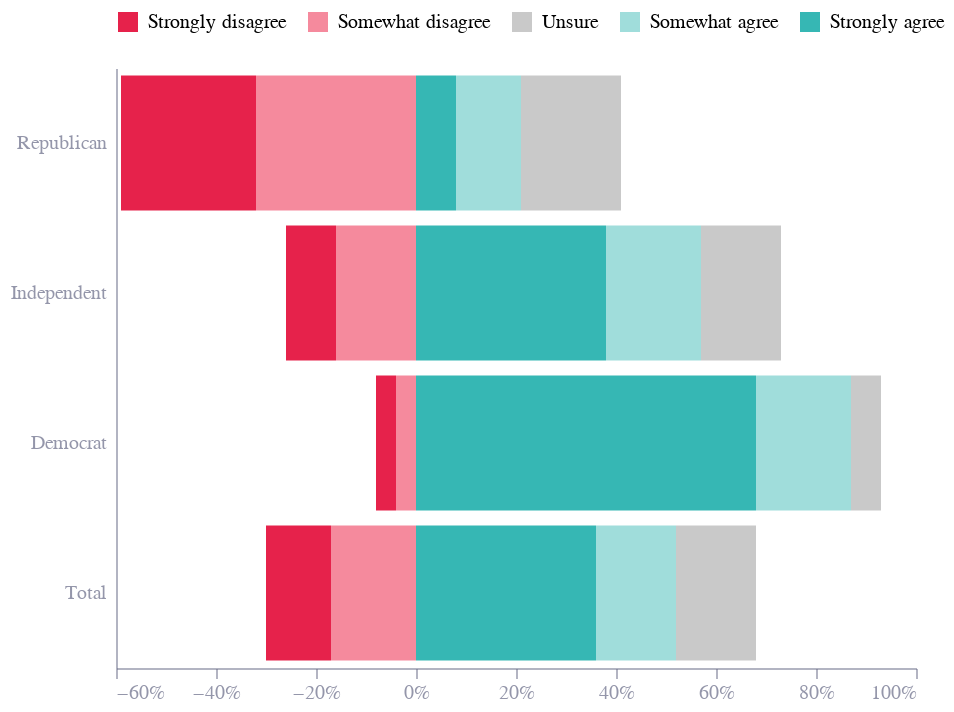

The notebook cell this image was saved under:
### Markdown cell above
# Ipsos: More harm then good

### Code cell
import altair as alt
import pandas as pd

# Read and reshape your data
df = pd.read_csv("data/ipsos_Increasing_tariffs_on_imported_goods_will_do_more_harm_than_good.csv")
df = df.replace("%", "", regex=True)
df = df.melt(id_vars=["Response"], var_name="group", value_name="value")
df.group = df.group.str.replace("\(.*\)", "", regex=True)
df['value'] = df['value'].astype(float) / 100

# Filter only relevant responses
df = df[df.Response.isin(["Strongly agree", "Somewhat agree", "Unsure", "Somewhat disagree", "Strongly disagree",])]

# Assign direction: positive (right) or negative (left) for centering
df["direction"] = df["Response"].map({
    "Strongly agree": 1,
    "Somewhat agree": 1,
    "Unsure": 1,
    "Somewhat disagree": -1,
    "Strongly disagree": -1
})
df["adjusted_value"] = df["value"] * df["direction"]

# Order for stacking
df["response_order"] = df["Response"].map({
    "Strongly disagree": 0,
    "Somewhat disagree": 1,
    "Unsure": 0,
    "Somewhat agree": 3,
    "Strongly agree": 4
})

# Colour map
color_scale = alt.Scale(
    domain=[
        "Strongly agree", "Somewhat agree",
        "Unsure",
        "Somewhat disagree", "Strongly disagree"
    ],
    range=[
        "#36B7B4", "#A0DDDB",
        "#C9C9C9",
        "#F58A9D", "#E6224B"
    ]
)


# Sorting group order
order = ["Total", "Democrat", "Independent", "Republican"]
order = ["Republican", "Independent", "Democrat", "Total"]
df['group'] = df['group'].str.strip()
df = df[df["group"].isin(order)]
df["group"] = pd.Categorical(df["group"], categories=order[::-1], ordered=True)

# Create an order column for sorting in Altair
group_order = ["Total", "Democrat", "Independent", "Republican"]
order_map = {name: i for i, name in enumerate(group_order[::-1])}  # Reverse order (Republican at top)
df["group_order"] = df["group"].map(order_map)


# Chart
chart = alt.Chart(df).mark_bar().encode(
    y=alt.Y("group:N", title=None,
            sort=alt.EncodingSortField(field="group_order", order="ascending")),
    x=alt.X("adjusted_value:Q", axis=alt.Axis(format="%"), title=None),
    color=alt.Color("Response:N", scale=color_scale, legend=alt.Legend(title="", orient="top", values=["Strongly disagree", "Somewhat disagree", "Unsure", "Somewhat agree", "Strongly agree"])),
    order=alt.Order("response_order:O", sort="descending"),
)
chart

### Figure 1 — Vega-Lite specification as saved in the notebook (floating-point values rounded to 4 significant figures)
{"config": {"font": "Circular Std", "mark": {"line": {"interpolate": "monotone"}}, "view": {"stroke": "transparent", "width": 400, "height": 300}, "range": {"category": ["#36B7B4", "#E6224B", "#F4C245", "#0063AF", "#00A767", "#179FDB", "#EB5C2E"], "diverging": ["#E6224B", "#E54753", "#C9C9C9", "#179FDB", "#122B39"], "heatmap": ["#C9C9C9", "#179FDB", "#0063AF", "#122B39"], "ordinal": ["#00A767", "#36B7B4", "#179FDB", "#0063AF", "#243B5A"]}, "axisX": {"domainColor": "#676A86", "domainOpacity": 0.5, "grid": false, "labelAngle": 0, "labelColor": "#676A86", "labelOpacity": 0.7, "orient": "bottom", "tickColor": "#676A86", "tickCount": 10, "tickOpacity": 0.5, "title": false, "titleAlign": "center", "titleAnchor": "middle", "titleColor": "#676A86", "titleFontSize": 12, "titleOpacity": 0.8, "titleY": -15}, "axisY": {"domainColor": "#676A86", "domainOpacity": 0.5, "gridColor": "#676A86", "gridDash": [1, 5], "gridOpacity": 0.5, "labelColor": "#676A86", "labelOpacity": 0.7, "labelPadding": 5, "tickColor": "#676A86", "tickCount": 8, "tickOpacity": 0.5, "ticks": false, "titleAlign": "left", "titleAngle": 0, "titleBaseline": "bottom", "titleColor": "#676A86", "titleFontSize": 12, "titleOpacity": 0.8, "titleX": 0, "titleY": -7}}, "data": {"name": "data-74e28f21616d5544fdbe67dab8a44578"}, "mark": {"type": "bar"}, "encoding": {"color": {"field": "Response", "legend": {"orient": "top", "title": "", "values": ["Strongly disagree", "Somewhat disagree", "Unsure", "Somewhat agree", "Strongly agree"]}, "scale": {"domain": ["Strongly agree", "Somewhat agree", "Unsure", "Somewhat disagree", "Strongly disagree"], "range": ["#36B7B4", "#A0DDDB", "#C9C9C9", "#F58A9D", "#E6224B"]}, "type": "nominal"}, "order": {"field": "response_order", "sort": "descending", "type": "ordinal"}, "x": {"axis": {"format": "%"}, "field": "adjusted_value", "title": null, "type": "quantitative"}, "y": {"field": "group", "sort": {"field": "group_order", "order": "ascending"}, "title": null, "type": "nominal"}}, "$schema": "https://vega.github.io/schema/vega-lite/v5.8.0.json", "datasets": {"data-74e28f21616d5544fdbe67dab8a44578": [{"Response": "Strongly agree", "group": "Total", "value": 0.36, "direction": 1, "adjusted_value": 0.36, "response_order": 4, "group_order": 3}, {"Response": "Somewhat agree", "group": "Total", "value": 0.16, "direction": 1, "adjusted_value": 0.16, "response_order": 3, "group_order": 3}, {"Response": "Somewhat disagree", "group": "Total", "value": 0.17, "direction": -1, "adjusted_value": -0.17, "response_order": 1, "group_order": 3}, {"Response": "Strongly disagree", "group": "Total", "value": 0.13, "direction": -1, "adjusted_value": -0.13, "response_order": 0, "group_order": 3}, {"Response": "Unsure", "group": "Total", "value": 0.16, "direction": 1, "adjusted_value": 0.16, "response_order": 0, "group_order": 3}, {"Response": "Strongly agree", "group": "Democrat", "value": 0.68, "direction": 1, "adjusted_value": 0.68, "response_order": 4, "group_order": 2}, {"Response": "Somewhat agree", "group": "Democrat", "value": 0.19, "direction": 1, "adjusted_value": 0.19, "response_order": 3, "group_order": 2}, {"Response": "Somewhat disagree", "group": "Democrat", "value": 0.04, "direction": -1, "adjusted_value": -0.04, "response_order": 1, "group_order": 2}, {"Response": "Strongly disagree", "group": "Democrat", "value": 0.04, "direction": -1, "adjusted_value": -0.04, "response_order": 0, "group_order": 2}, {"Response": "Unsure", "group": "Democrat", "value": 0.06, "direction": 1, "adjusted_value": 0.06, "response_order": 0, "group_order": 2}, {"Response": "Strongly agree", "group": "Republican", "value": 0.08, "direction": 1, "adjusted_value": 0.08, "response_order": 4, "group_order": 0}, {"Response": "Somewhat agree", "group": "Republican", "value": 0.13, "direction": 1, "adjusted_value": 0.13, "response_order": 3, "group_order": 0}, {"Response": "Somewhat disagree", "group": "Republican", "value": 0.32, "direction": -1, "adjusted_value": -0.32, "response_order": 1, "group_order": 0}, {"Response": "Strongly disagree", "group": "Republican", "value": 0.27, "direction": -1, "adjusted_value": -0.27, "response_order": 0, "group_order": 0}, {"Response": "Unsure", "group": "Republican", "value": 0.2, "direction": 1, "adjusted_value": 0.2, "response_order": 0, "group_order": 0}, {"Response": "Strongly agree", "group": "Independent", "value": 0.38, "direction": 1, "adjusted_value": 0.38, "response_order": 4, "group_order": 1}, {"Response": "Somewhat agree", "group": "Independent", "value": 0.19, "direction": 1, "adjusted_value": 0.19, "response_order": 3, "group_order": 1}, {"Response": "Somewhat disagree", "group": "Independent", "value": 0.16, "direction": -1, "adjusted_value": -0.16, "response_order": 1, "group_order": 1}, {"Response": "Strongly disagree", "group": "Independent", "value": 0.1, "direction": -1, "adjusted_value": -0.1, "response_order": 0, "group_order": 1}, {"Response": "Unsure", "group": "Independent", "value": 0.16, "direction": 1, "adjusted_value": 0.16, "response_order": 0, "group_order": 1}]}}
